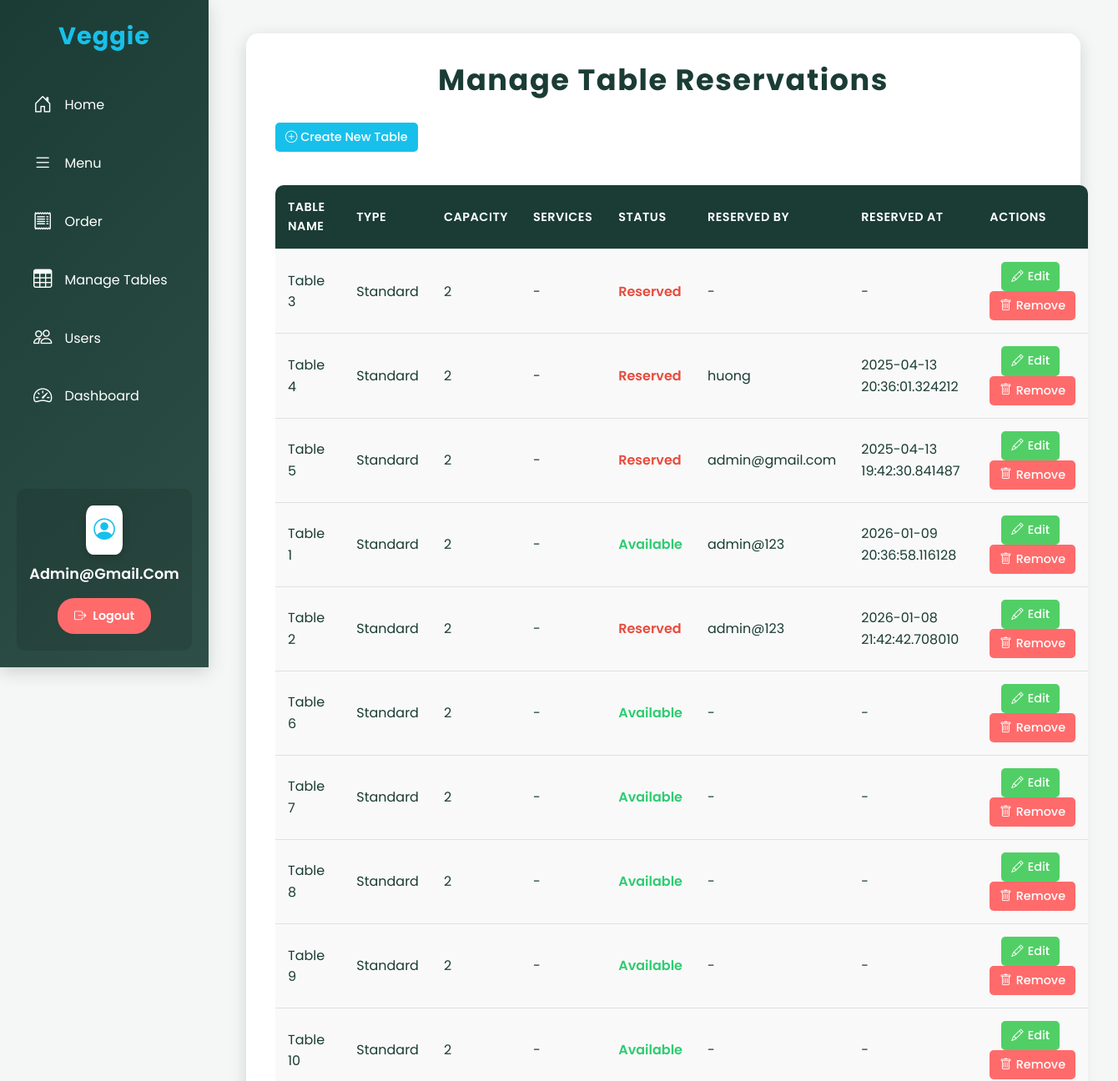
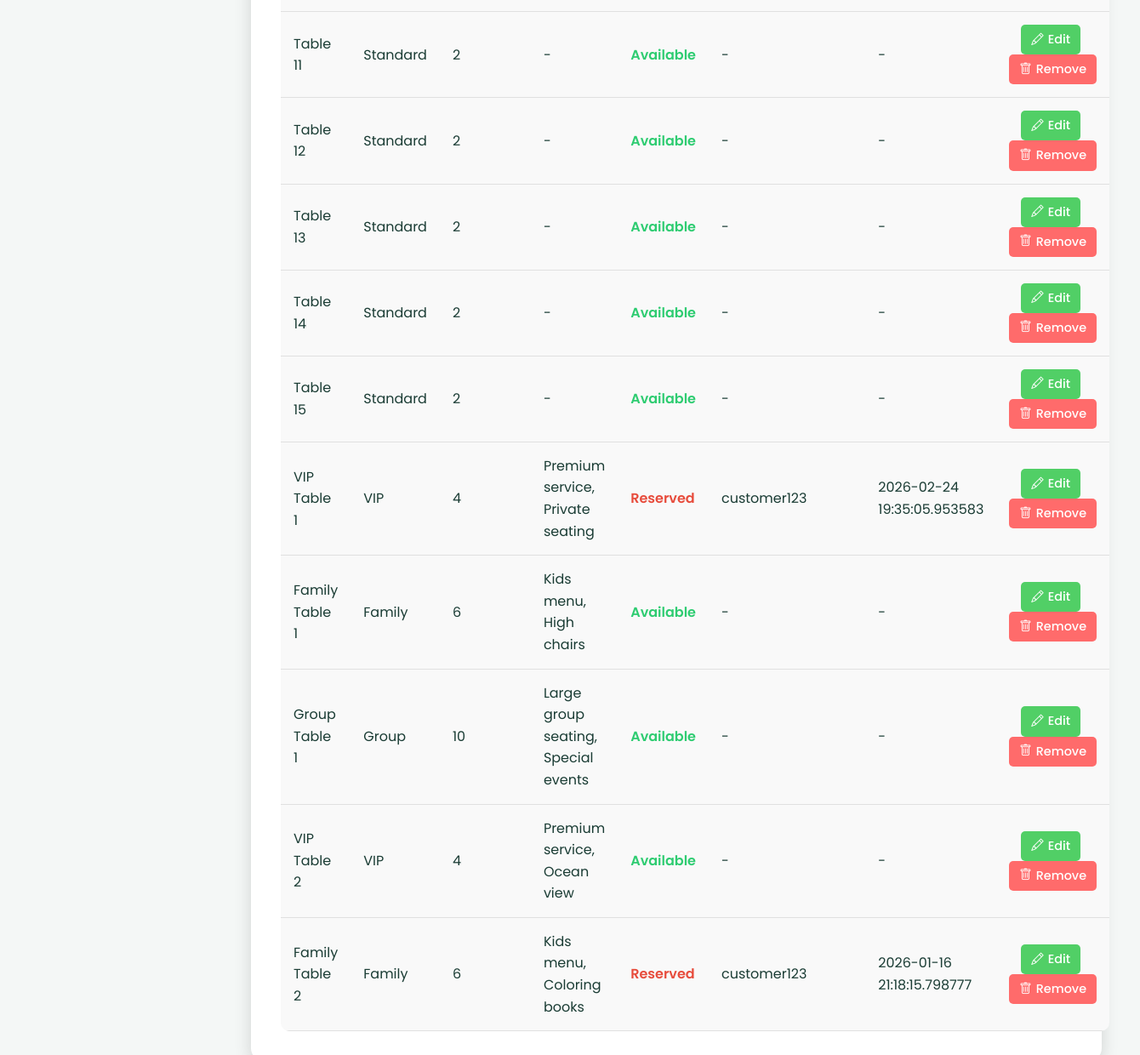
Screenshot of /admin/tables (signed in) with the database file from the repository (2 pictures, top to bottom).
### tables this page shows
CREATE TABLE restaurant_tables (
                    id INTEGER PRIMARY KEY AUTOINCREMENT,
                    name TEXT NOT NULL UNIQUE,
                    status TEXT DEFAULT 'Available', -- Available, Reserved
                    reserved_by TEXT,
                    reserved_at TIMESTAMP
                , capacity INTEGER DEFAULT 2, type TEXT DEFAULT 'Standard', services TEXT);

### app.py (the view)
@app.route("/admin/tables", methods=["GET"])
@admin_required
def manage_tables():
    return order_controller.manage_tables()

### app.py (called while the page is built)
@app.context_processor
def inject_user():
    cart = session.get('cart', {})
    try:
        cart_count = sum(int(v.get('quantity', 0)) for v in cart.values())
    except Exception:
        cart_count = 0
    return {
        'username': session.get('username'),
        'role': session.get('role'),
        'cart_count': cart_count
    }

def admin_required(f):
    @wraps(f)
    def decorated_function(*args, **kwargs):
        if "username" not in session:
            return redirect(url_for("login"))
        if session.get("role") != "admin":
            return abort(403)
        return f(*args, **kwargs)
    return decorated_function

@app.template_filter('datetimeformat')
def datetimeformat(value, format='%Y-%m-%dT%H:%M'):
    if value is None or value == '':
        return ''
    if isinstance(value, datetime):
        return value.strftime(format)
    if isinstance(value, str):
        s = value.strip()
        if not s:
            return ''
        try:
            dt = datetime.fromisoformat(s.replace('Z', '+00:00'))
            return dt.strftime(format)
        except Exception:
            for fmt in ("%Y-%m-%d %H:%M:%S.%f", "%Y-%m-%d %H:%M:%S"):
                try:
                    dt = datetime.strptime(s, fmt)
                    return dt.strftime(format)
                except Exception:
                    pass
            return s
    return str(value)

### controller/order_controller.py (called while the page is built)
    def manage_tables(self):
        if not session.get('role') == 'admin':
            flash("You do not have permission to access this page.", "error")
            return redirect(url_for("show_menu"))
        tables = self.model.get_all_tables()
        return render_template("manage_tables.html", tables=tables)

### model/order_model.py (called while the page is built)
    def _connect(self, row_factory=False):
        conn = sqlite3.connect(self.db_path)
        if row_factory:
            conn.row_factory = sqlite3.Row
        return conn

    def get_all_tables(self):
        try:
            with self._connect(row_factory=True) as conn:
                cur = conn.cursor()
                cur.execute("SELECT * FROM restaurant_tables")
                return cur.fetchall()
        except sqlite3.Error as e:
            print(f"Error fetching all tables: {e}")
            return []

### templates/manage_tables.html (shortened to what this page needs)
<!DOCTYPE html>
<html lang="en">
<head>
  <link href="https://cdn.jsdelivr.net/npm/bootstrap-icons@1.10.5/font/bootstrap-icons.css" rel="stylesheet" />
  <link href="https://cdn.jsdelivr.net/npm/bootstrap@5.3.0-alpha1/dist/css/bootstrap.min.css" rel="stylesheet">
</head>
<body>
  <nav class="sidebar">
    <div class="logo">Veggie</div>
    <div class="nav-menu">
        <a href="/" class="nav-link"><i class="bi bi-house-door"></i> Home</a>
        <a href="{{ url_for('show_menu_list') }}" class="nav-link"><i class="bi bi-list"></i> Menu</a>
        <a href="{{ url_for('list_orders') }}" class="nav-link"><i class="bi bi-receipt"></i> Order</a>
        <a href="/admin/tables" class="nav-link"><i class="bi bi-table"></i><span>Manage Tables</span></a>
        <a href="{{ url_for('user_list') }}" class="nav-link active"><i class="bi bi-people"></i> Users</a>
        <a href="{{ url_for('dashboard') }}" class="nav-link"><i class="bi bi-speedometer2"></i> Dashboard</a>
    </div>
    <div class="user-info">
      <div class="user-details">
        <i class="bi bi-person-circle user-icon"></i>
        <span class="username">{{ session['username'] }}</span>
      </div>
      <a href="/logout" class="logout-btn"><i class="bi bi-box-arrow-right"></i><span>Logout</span></a>
    </div>
  </nav>
  <div class="main-content">
    <div class="container">
      <header>
        <h1>Manage Table Reservations</h1>
      </header>
      <a href="#" class="action-btn btn-create" data-bs-toggle="modal" data-bs-target="#createTableModal">
        <i class="bi bi-plus-circle"></i> Create New Table
      </a>
      <table>
        <thead>
          <tr>
            <th>Table Name</th>
            <th>Type</th>
            <th>Capacity</th>
            <th>Services</th>
            <th>Status</th>
            <th>Reserved By</th>
            <th>Reserved At</th>
            <th>Actions</th>
          </tr>
        </thead>
        <tbody>
          {% for table in tables %}
            <tr>
              <td>{{ table.name }}</td>
              <td>{{ table.type or 'Standard' }}</td>
              <td>{{ table.capacity or 2 }}</td>
              <td>{{ table.services or '-' }}</td>
              <td class="status-{{ 'available' if table.status == 'Available' else 'reserved' }}">{{ table.status }}</td>
              <td>{{ table.reserved_by or '-' }}</td>
              <td>{{ table.reserved_at or '-' }}</td>
              <td class="actions">
                <a href="#" class="action-btn btn-edit" data-bs-toggle="modal" data-bs-target="#editTableModal-{{ table.id }}"
                   data-id="{{ table.id }}" data-name="{{ table.name }}" data-status="{{ table.status }}"
                   data-reserved-by="{{ table.reserved_by }}" data-reserved-at="{{ table.reserved_at }}">
                  <i class="bi bi-pencil"></i> Edit
                </a>
                <a href="{{ url_for('delete_table', table_id=table.id) }}" class="action-btn btn-remove"
                   onclick="return confirm('Are you sure you want to delete this table?');">
                  <i class="bi bi-trash"></i> Remove
                </a>
              </td>
            </tr>
          {% endfor %}
        </tbody>
      </table>
    </div>
  </div>
</body>
</html>

### templates/manage_tables.html (style rules this page uses)
:root { --primary-bg: #1a3c34; --secondary-bg: #2e4f47; --primary-color: #17c0eb; --secondary-color: #ff6b6b; --light-bg: #f4f7f6; --white: #ffffff; --text-dark: #1a3c34; --shadow: 0 6px 20px rgba(0, 0, 0, 0.15); --transition: all 0.3s ease; }
* { margin: 0; padding: 0; box-sizing: border-box; }
body { font-family: 'Poppins', sans-serif; background: var(--light-bg); color: var(--text-dark); display: flex; min-height: 100vh; line-height: 1.6; }
.sidebar { width: 250px; background: linear-gradient(135deg, var(--primary-bg), var(--secondary-bg)); color: var(--white); padding: 20px; position: fixed; top: 0; left: 0; height: 100vh; display: flex; flex-direction: column; box-shadow: var(--shadow); transition: var(--transition); }
.sidebar .logo { font-size: 1.8rem; font-weight: 700; text-align: center; margin-bottom: 30px; color: var(--primary-color); letter-spacing: 1px; }
.nav-link { display: flex; align-items: center; gap: 15px; padding: 12px 20px; color: var(--white); text-decoration: none; border-radius: 8px; margin-bottom: 10px; transition: var(--transition); }
.nav-link i { font-size: 1.4rem; }
.user-info { margin-top: auto; padding: 20px; background: rgba(0, 0, 0, 0.1); border-radius: 10px; text-align: center; border-top: none; }
.user-info .user-details { display: flex; flex-direction: column; align-items: center; margin-bottom: 15px; }
.user-info .user-icon { font-size: 1.6rem; color: var(--primary-color); margin-bottom: 9px; background: var(--white); border-radius: 20%; padding: 9px; box-shadow: 0 2px 10px rgba(0, 0, 0, 0.2); }
.user-info .username { font-size: 1.1rem; font-weight: 600; color: var(--white); text-transform: capitalize; }
.logout-btn { display: inline-flex; align-items: center; gap: 8px; padding: 10px 20px; background: var(--secondary-color); color: var(--white); text-decoration: none; font-weight: 600; font-size: 0.9rem; border-radius: 20px; transition: var(--transition); }
.main-content { margin-left: 250px; padding: 40px; flex-grow: 1; }
.container { background: var(--white); padding: 35px; border-radius: 15px; box-shadow: var(--shadow); max-width: 1000px; width: 100%; animation: fadeIn 0.5s ease-in-out; }
header h1 { font-size: 2.2rem; font-weight: 700; color: var(--primary-bg); text-align: center; margin-bottom: 30px; letter-spacing: 1.5px; }
.action-btn { padding: 6px 12px; border-radius: 5px; text-decoration: none; font-size: 0.9rem; font-weight: 500; transition: var(--transition); display: inline-flex; align-items: center; gap: 5px; }
.btn-create { background: var(--primary-color); color: var(--white); margin-bottom: 20px; display: inline-block; }
.btn-edit { background: #51cf66; color: var(--white); margin-right: 5px; }
.btn-remove { background: var(--secondary-color); color: var(--white); }
table { width: 100%; border-collapse: collapse; margin-top: 20px; background: #f9f9f9; border-radius: 10px; overflow: hidden; }
th, td { padding: 15px; text-align: left; border-bottom: 1px solid #e0e0e0; }
th { background: var(--primary-bg); color: var(--white); font-weight: 600; text-transform: uppercase; font-size: 0.9rem; letter-spacing: 0.5px; }
td.actions { text-align: center; }
tr { transition: var(--transition); }
.status-available { color: #2ecc71; font-weight: 600; }
.status-reserved { color: #e74c3c; font-weight: 600; }

### rows the page displays
restaurant_tables: username "Admin@gmail.com", name "Table 5", type "Standard", capacity "2", services "-", status "Reserved", reserved_by "admin@gmail.com", reserved_at "2025-04-13 19:42:30.841487"
restaurant_tables: name "Table 3", type "Standard", capacity "2", services "-", status "Reserved", reserved_by "-", reserved_at "-"
restaurant_tables: name "Table 4", type "Standard", capacity "2", services "-", status "Reserved", reserved_by "huong", reserved_at "2025-04-13 20:36:01.324212"
restaurant_tables: name "Table 1", type "Standard", capacity "2", services "-", status "Available", reserved_by "admin@123", reserved_at "2026-01-09 20:36:58.116128"
restaurant_tables: name "Table 2", type "Standard", capacity "2", services "-", status "Reserved", reserved_by "admin@123", reserved_at "2026-01-08 21:42:42.708010"
restaurant_tables: name "Table 6", type "Standard", capacity "2", services "-", status "Available", reserved_by "-", reserved_at "-"
restaurant_tables: name "Table 7", type "Standard", capacity "2", services "-", status "Available", reserved_by "-", reserved_at "-"
restaurant_tables: name "Table 8", type "Standard", capacity "2", services "-", status "Available", reserved_by "-", reserved_at "-"
restaurant_tables: name "Table 9", type "Standard", capacity "2", services "-", status "Available", reserved_by "-", reserved_at "-"
restaurant_tables: name "Table 10", type "Standard", capacity "2", services "-", status "Available", reserved_by "-", reserved_at "-"
restaurant_tables: name "Table 11", type "Standard", capacity "2", services "-", status "Available", reserved_by "-", reserved_at "-"
restaurant_tables: name "Table 12", type "Standard", capacity "2", services "-", status "Available", reserved_by "-", reserved_at "-"
restaurant_tables: name "Table 13", type "Standard", capacity "2", services "-", status "Available", reserved_by "-", reserved_at "-"
restaurant_tables: name "Table 14", type "Standard", capacity "2", services "-", status "Available", reserved_by "-", reserved_at "-"
restaurant_tables: name "Table 15", type "Standard", capacity "2", services "-", status "Available", reserved_by "-", reserved_at "-"
restaurant_tables: name "VIP Table 1", type "VIP", capacity "4", services "Premium service, Private seating", status "Reserved", reserved_by "customer123", reserved_at "2026-02-24 19:35:05.953583"
restaurant_tables: name "Family Table 1", type "Family", capacity "6", services "Kids menu, High chairs", status "Available", reserved_by "-", reserved_at "-"
restaurant_tables: name "Group Table 1", type "Group", capacity "10", services "Large group seating, Special events", status "Available", reserved_by "-", reserved_at "-"
restaurant_tables: name "VIP Table 2", type "VIP", capacity "4", services "Premium service, Ocean view", status "Available", reserved_by "-", reserved_at "-"
restaurant_tables: name "Family Table 2", type "Family", capacity "6", services "Kids menu, Coloring books", status "Reserved", reserved_by "customer123", reserved_at "2026-01-16 21:18:15.798777"
